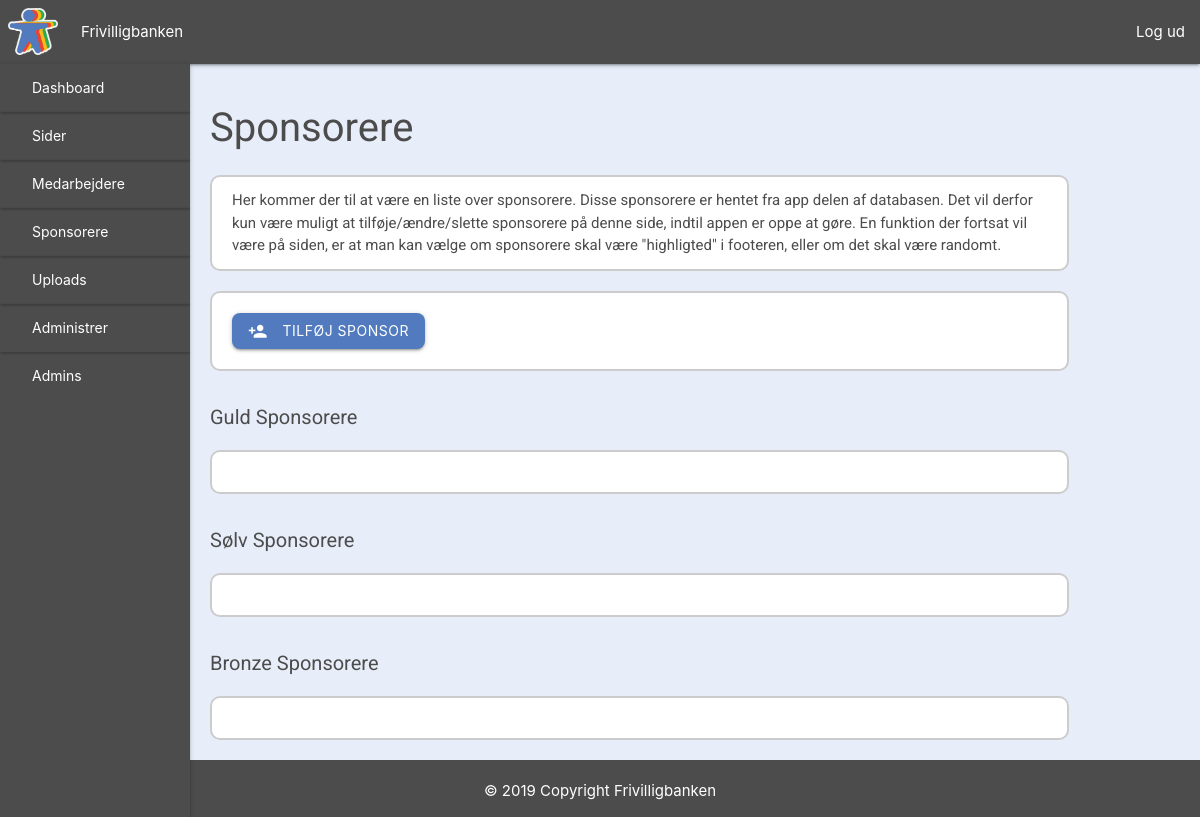
Page /sponsorere (signed in) on the earlier database version.
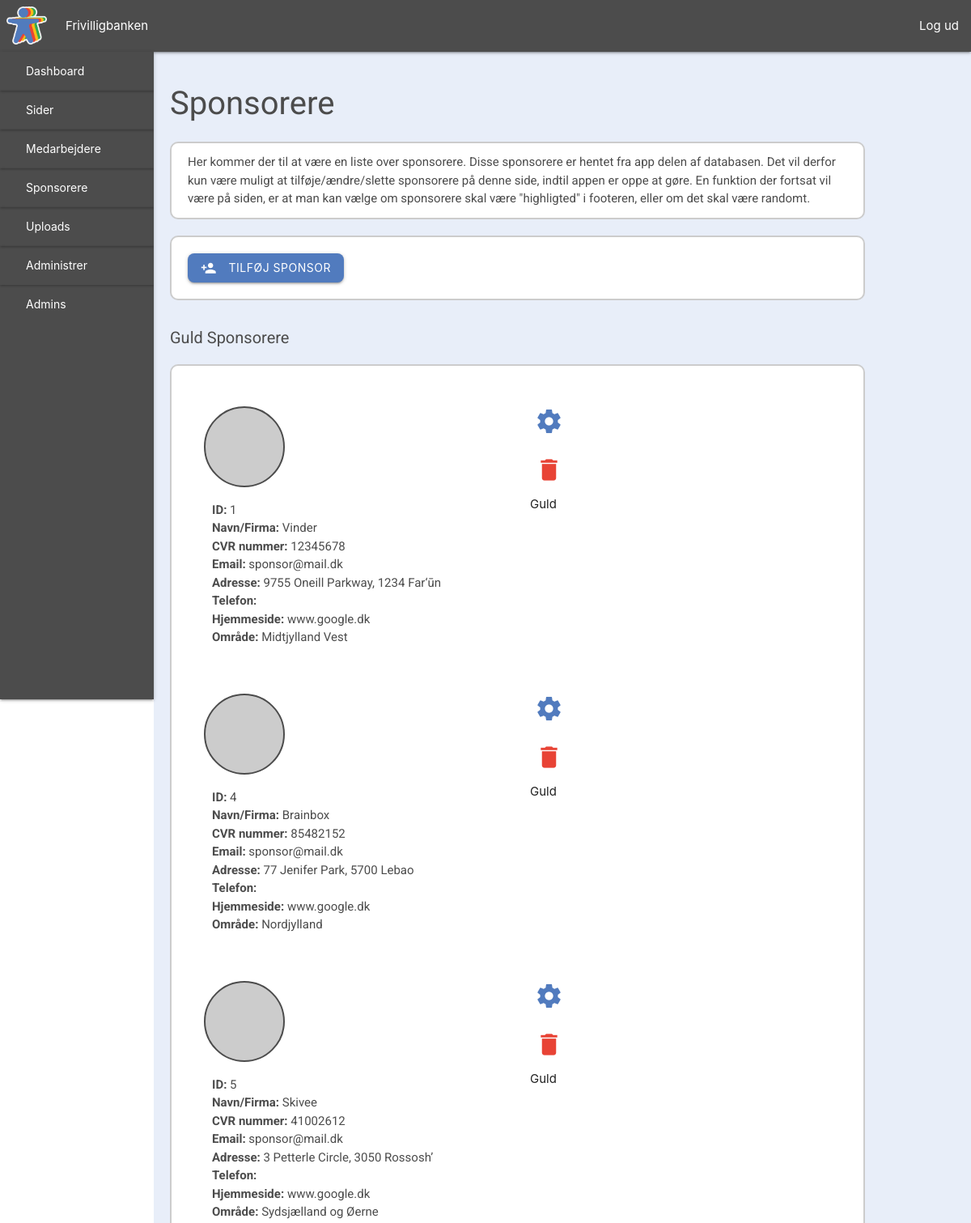
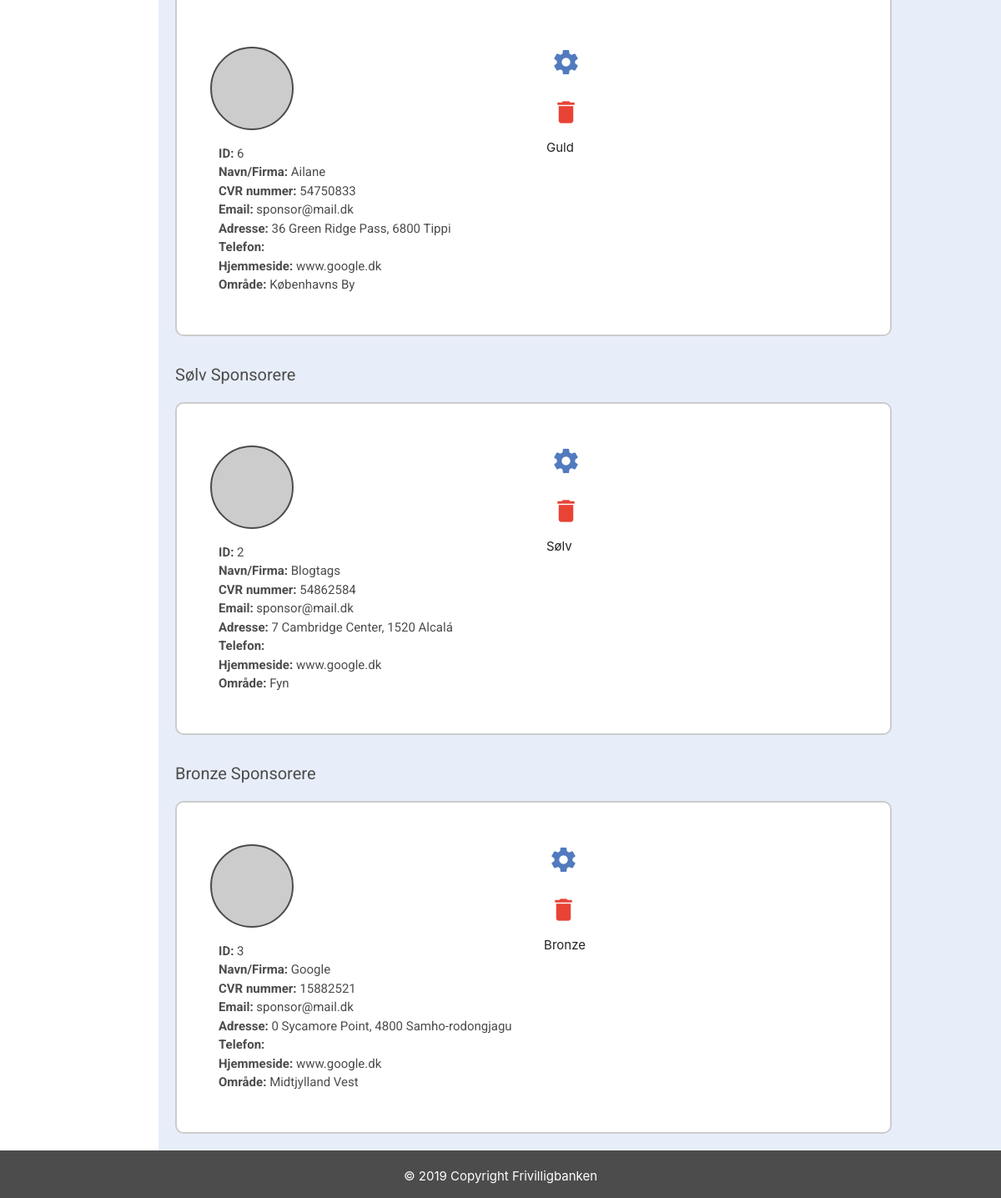
Same page on the later database version (2 pictures, top to bottom).
### tables this page shows
CREATE TABLE sponsor (
    SponsorID INT NOT NULL AUTO_INCREMENT PRIMARY KEY,
    SponsorName VARCHAR(255),
    SponsorCVR INT(8),
    SponsorEmail VARCHAR(255),
    Address VARCHAR(255),
    City VARCHAR(255),
    PostalCode INT(4),
    Phone INT(8),
    Website VARCHAR(255),
    SponsorPic VARCHAR(255),
    Status VARCHAR(50),
    AreaID INT
);

CREATE TABLE area (
    AreaID INT NOT NULL AUTO_INCREMENT PRIMARY KEY,
    AreaName VARCHAR(255)
);

### view/backend/sponsors.php (the view, shortened to what this page needs)
<?php
require_once("view/backend/includes/header.php");
$dbCon = dbCon($user, $pass);
$query = $dbCon->prepare("SELECT SponsorID, SponsorName, SponsorCVR, SponsorEmail, Address, City, PostalCode, Phone, Website, SponsorPic, `Status`, area.AreaName
                                    FROM `sponsor`, area
                                    WHERE area.AreaID = sponsor.AreaID AND Status = 'Guld'");
$query->execute();
$getgoldsponsors = $query->fetchAll();
$dbCon = dbCon($user, $pass);
$query = $dbCon->prepare("SELECT SponsorID, SponsorName, SponsorCVR, SponsorEmail, Address, City, PostalCode, Phone, Website, SponsorPic, `Status`, area.AreaName
                                    FROM `sponsor`, area
                                    WHERE area.AreaID = sponsor.AreaID AND Status = 'Sølv'");
$query->execute();
$getsilversponsors = $query->fetchAll();
$dbCon = dbCon($user, $pass);
$query = $dbCon->prepare("SELECT SponsorID, SponsorName, SponsorCVR, SponsorEmail, Address, City, PostalCode, Phone, Website, SponsorPic, `Status`, area.AreaName
                                    FROM `sponsor`, area
                                    WHERE area.AreaID = sponsor.AreaID AND Status = 'Bronze'");
$query->execute();
$getbronzesponsors = $query->fetchAll();
?>
    <link rel="stylesheet" href="view/backend/css/employees.style.css">
    <link rel="stylesheet" href="view/backend/css/sponsors.style.css">
    <div id="dashboard">
        <?php require_once ("view/backend/includes/sidenav.php")?>
        <div id="dashboard-content">
            <h1>Sponsorere</h1>
            <div id="dashboard-section1">
                <p>
                    Her kommer der til at være en liste over sponsorere.
                    Disse sponsorere er hentet fra app delen af databasen.
                    Det vil derfor kun være muligt at tilføje/ændre/slette sponsorere på denne side, indtil appen er oppe at gøre.
                    En funktion der fortsat vil være på siden, er at man kan vælge om sponsorere skal være "highligted" i footeren, eller om det skal være randomt.
                </p>
            </div>
            <div id="dashboard-section1">
                <a id="add" class="waves-effect waves-light btn" onclick="showForm()"><i class="material-icons left">person_add</i>Tilføj Sponsor</a>
            </div>
            <h2>Guld Sponsorere</h2>
            <div id="dashboard-section1" class="flex-box">
                <?php
                foreach($getgoldsponsors as $sponsor) {
                    ?>
                    <div id="employee-box">
                        <div id="sponsor-info">
                            <div id="employee-pic" style="background-image: url('<?php echo $sponsor['SponsorPic'] ?>')"></div>
                            <div id="employee-info">
                                <p><b>ID:</b> <?php echo $sponsor['SponsorID'] ?></p>
                                <p><b>Navn/Firma:</b> <?php echo $sponsor['SponsorName'] ?></p>
                                <p><b>CVR nummer:</b> <?php echo $sponsor['SponsorCVR'] ?></p>
                                <p><b>Email:</b> <?php echo $sponsor['SponsorEmail'] ?></p>
                                <p><b>Adresse:</b> <?php echo $sponsor['Address'] ?>, <?php echo $sponsor['PostalCode'] ?> <?php echo $sponsor['City'] ?></p>
                                <p><b>Telefon:</b> <?php echo $sponsor['Phone'] ?></p>
                                <p><b>Hjemmeside:</b> <?php echo $sponsor['Website'] ?></p>
                                <p><b>Område:</b> <?php echo $sponsor['AreaName'] ?></p>
                            </div>
                        </div>
                        <div id="buttons">
                            <form method="POST" action="/rediger_sponsor?SponsorID=<?php echo $sponsor['SponsorID'] ?>">
                                <button id="edit"><i class="material-icons">settings</i></button>
                            </form>
                            <form method="POST" action="../../controller/SponsorController.php?action=DeleteSponsor&sponsorID=<?php echo $sponsor['SponsorID'] ?>">
                                <button id="delete" onclick="return confirm('Er du sikker på at du vil slette sponsoren med ID <?php echo $sponsor['SponsorID'] ?>')"><i class="material-icons">delete</i></button>
                            </form>
                            <div id="sponsor-status">
                                <?php echo $sponsor['Status'] ?>
                            </div>
                        </div>
                    </div>
                    <?php
                }
                ?>
            </div>
            <h2>Sølv Sponsorere</h2>
            <div id="dashboard-section1" class="flex-box">
                <?php
                foreach($getsilversponsors as $sponsor) {
                    ?>
                    <div id="employee-box">
                        <div id="sponsor-info">
                            <div id="employee-pic" style="background-image: url('<?php echo $sponsor['SponsorPic'] ?>')"></div>
                            <div id="employee-info">
                                <p><b>ID:</b> <?php echo $sponsor['SponsorID'] ?></p>
                                <p><b>Navn/Firma:</b> <?php echo $sponsor['SponsorName'] ?></p>
                                <p><b>CVR nummer:</b> <?php echo $sponsor['SponsorCVR'] ?></p>
                                <p><b>Email:</b> <?php echo $sponsor['SponsorEmail'] ?></p>
                                <p><b>Adresse:</b> <?php echo $sponsor['Address'] ?>, <?php echo $sponsor['PostalCode'] ?> <?php echo $sponsor['City'] ?></p>
                                <p><b>Telefon:</b> <?php echo $sponsor['Phone'] ?></p>
                                <p><b>Hjemmeside:</b> <?php echo $sponsor['Website'] ?></p>
                                <p><b>Område:</b> <?php echo $sponsor['AreaName'] ?></p>
                            </div>
                        </div>
                        <div id="buttons">
                            <form method="POST" action="/rediger_sponsor?SponsorID=<?php echo $sponsor['SponsorID'] ?>">
                                <button id="edit"><i class="material-icons">settings</i></button>
                            </form>
                            <form method="POST" action="../../controller/SponsorController.php?action=DeleteSponsor&sponsorID=<?php echo $sponsor['SponsorID'] ?>">
                                <button id="delete" onclick="return confirm('Er du sikker på at du vil slette sponsoren med ID <?php echo $sponsor['SponsorID'] ?>')"><i class="material-icons">delete</i></button>
                            </form>
                            <div id="sponsor-status">
                                <?php echo $sponsor['Status'] ?>
                            </div>
                        </div>
                    </div>
                    <?php
                }
                ?>
            </div>
            <h2>Bronze Sponsorere</h2>
            <div id="dashboard-section1" class="flex-box">
                <?php
                foreach($getbronzesponsors as $sponsor) {
                    ?>
                    <div id="employee-box">
                        <div id="sponsor-info">
                            <div id="employee-pic" style="background-image: url('<?php echo $sponsor['SponsorPic'] ?>')"></div>
                            <div id="employee-info">
                                <p><b>ID:</b> <?php echo $sponsor['SponsorID'] ?></p>
                                <p><b>Navn/Firma:</b> <?php echo $sponsor['SponsorName'] ?></p>
                                <p><b>CVR nummer:</b> <?php echo $sponsor['SponsorCVR'] ?></p>
                                <p><b>Email:</b> <?php echo $sponsor['SponsorEmail'] ?></p>
                                <p><b>Adresse:</b> <?php echo $sponsor['Address'] ?>, <?php echo $sponsor['PostalCode'] ?> <?php echo $sponsor['City'] ?></p>
                                <p><b>Telefon:</b> <?php echo $sponsor['Phone'] ?></p>
                                <p><b>Hjemmeside:</b> <?php echo $sponsor['Website'] ?></p>
                                <p><b>Område:</b> <?php echo $sponsor['AreaName'] ?></p>
                            </div>
                        </div>
                        <div id="buttons">
                            <form method="POST" action="/rediger_sponsor?SponsorID=<?php echo $sponsor['SponsorID'] ?>">
                                <button id="edit"><i class="material-icons">settings</i></button>
                            </form>
                            <form method="POST" action="../../controller/SponsorController.php?action=DeleteSponsor&sponsorID=<?php echo $sponsor['SponsorID'] ?>">
                                <button id="delete" onclick="return confirm('Er du sikker på at du vil slette sponsoren med ID <?php echo $sponsor['SponsorID'] ?>')"><i class="material-icons">delete</i></button>
                            </form>
                            <div id="sponsor-status">
                                <?php echo $sponsor['Status'] ?>
                            </div>
                        </div>
                    </div>
                    <?php
                }
                ?>
            </div>
        </div>
    </div>
<?php require_once("view/backend/includes/footer.php"); ?>

### index.php (shortened to what this page needs)
<?php
$request = $_SERVER['REQUEST_URI'];
class Router{
    private $request;
    public function __construct($request){
        $this->request = $request;
    }
    public function get($route, $file){
        $uri = trim( $this->request, "/" );
        $uri = explode("/", $uri);
        if($uri[0] == trim($route, "/")){
            require $file . '.php';
        }
    }
}
$router = new Router($request);
$router->get('/', 'view/frontend/index');
$router->get('', 'view/frontend/index');
$router->get('om', 'view/frontend/about');
$router->get('for_foreninger', 'view/frontend/forUnions');
$router->get('for_sponsorer', 'view/frontend/forSponsors');
$router->get('for_frivillige', 'view/frontend/forVolunteers');
$router->get('sponsorer', 'view/frontend/sponsors');
$router->get('kontakt', 'view/frontend/contact');
$router->get('login&opret', 'view/frontend/comingSoon');
$router->get('adminLogin', 'view/backend/login');
$router->get('adminLogOut', 'view/backend/includes/logout');
$router->get('admin', 'view/backend/index');
$router->get('dashboard', 'view/backend/index');
$router->get('side&forside', 'view/backend/page_frontpage');
$router->get('side&for_sponsorere', 'view/backend/page_sponsors');
$router->get('side&for_foreninger', 'view/backend/page_unions');
$router->get('side&for_frivillige', 'view/backend/page_volunteers');
$router->get('side&om', 'view/backend/page_about');
$router->get('side&sponsorere', 'view/backend/page_sponsorList');
$router->get('side&kontakt', 'view/backend/page_contact');
$router->get('medarbejdere', 'view/backend/employees');
$router->get('sponsorere', 'view/backend/sponsors');
?>

### view/backend/includes/header.php (shortened to what this page needs)
<!DOCTYPE html>
<html>
<head>
    <link rel="stylesheet" href="https://cdnjs.cloudflare.com/ajax/libs/materialize/1.0.0/css/materialize.min.css">
    <link rel="stylesheet" href="/view/backend/css/header.style.css">
    <link rel="stylesheet" href="/view/backend/css/index.style.css">
    <link rel="stylesheet" href="/view/backend/css/footer.style.css">
</head>
<body>
<header>
    <?php require_once("view/backend/includes/nav.php"); ?>
</header>
<div id="body-content">

### view/backend/includes/nav.php
<nav>
    <div class="nav-wrapper">
        <div id="logo-box">
            <a href="/dashboard"><img src="../../../images/logo/logoIconOutline.png" alt=""></a>
        </div>
        <ul id="nav-items">
            <li><a href="/dashboard">Frivilligbanken</a></li>
        </ul>
        <ul id="nav-right">
            <li><a href="/adminLogOut">Log ud</a></li>
        </ul>
    </div>
</nav>

### view/backend/includes/sidenav.php (shortened to what this page needs)
<ul id="sidenav-1" class="sidenav sidenav-fixed">
    <li><a href="/dashboard">Dashboard</a></li>
    <li><a class="dropdown-button" data-target="dropdown2">Sider</a></li>
    <li><a href="/medarbejdere">Medarbejdere</a></li>
    <li><a href="/sponsorere">Sponsorere</a></li>
    <li><a href="/uploads">Uploads</a></li>
    <?php
     if($_SESSION['admin_id'] == 1) {
         ?>
         <li><a href="/rediger_admins">Administrer Admins</a></li>
        <?php
     }
    ?>
</ul>

### view/backend/includes/footer.php (shortened to what this page needs)
</div>
<footer class="page-footer">
    © 2019 Copyright Frivilligbanken
</footer>
</body>
</html>

### view/backend/css/header.style.css (style rules this page uses)
h1, h2, h3, h4, p { color: #4C4C4C; font-family: 'Roboto', sans-serif; }
nav { position: fixed; z-index: 5; }
.nav-wrapper { display: flex; flex-wrap: wrap; background-color: #4C4C4C; z-index: 5; }
#logo-box { width: 50px; margin: 8px }
#logo-box img { width: 100%; }
#sidenav-1 { width: 190px; height: 100vh; background-color: #4C4C4C; z-index: 15; position: fixed; top: 64px; }
#sidenav-1 li a { color: white; font-weight: normal; }
#sidenav-1 li { box-shadow: 0 1px 3px rgba(0,0,0,0.3); }
#nav-right { margin-right: 0; margin-left: auto; }
.dropdown-button { cursor: pointer; }

### view/backend/css/index.style.css (style rules this page uses)
#dashboard { display: flex; }
#dashboard-content { height: 100%; width: 90%; background-color: #E8EEF9; margin: 64px 0 0 190px; }
#dashboard-content h1 { font-size: 40px; margin-left: 20px; }
#dashboard-content h2 { font-size: 20px; margin-left: 20px; }
#dashboard-section1 { width: 85%; background-color: white; margin: 20px; padding: 20px; border-radius: 10px; border: 2px solid rgba(0,0,0,0.2) }
#dashboard-section1 p { margin: -8px 0; }

### view/backend/css/footer.style.css (style rules this page uses)
.page-footer { background-color: #4C4C4C; text-align: center; padding-bottom: 15px; }

### view/backend/css/employees.style.css (style rules this page uses)
#add { position: relative; color: white; background-color: #517BBE; border-radius: 8px; text-transform: uppercase; cursor: pointer; }
.flex-box { display: flex; flex-wrap: wrap; }
#employee-box { position: relative; display: flex; flex-wrap: wrap; padding: 20px; width: 500px; }
#employee-pic { height: 100px; width: 100px; border-radius: 50px; background-color: white; border: 2px solid #4C4C4C; margin: 10px 0; background-size: cover; background-repeat: no-repeat; background-position: center; }
#employee-info { margin: 25px 0 0 10px; }
#employee-info p { margin-bottom: 8px; }
#buttons { margin-left: auto; margin-right: 10px; }
#buttons button { background-color: rgba(0,0,0,0); border: none; cursor: pointer; margin: 10px 0; }
#buttons i { font-size: 35px; }
#edit { color: #517BBE; }
#delete { color: #E84335; }

### view/backend/css/sponsors.style.css (style rules this page uses)
#sponsor-info { display: block; }

Differences in the rows shown:
now on this page (row edited): sponsor: SponsorID "1", SponsorName "Vinder", SponsorCVR "12345678", SponsorEmail "sponsor@mail.dk", Address "9755 Oneill Parkway", PostalCode "1234", City "Far‘ūn", Website "www.google.dk", AreaID.AreaName "Midtjylland Vest", Status "Guld", shown under "Guld Sponsorere"
now on this page (row edited): sponsor: SponsorID "4", SponsorName "Brainbox", SponsorCVR "85482152", SponsorEmail "sponsor@mail.dk", Address "77 Jenifer Park", PostalCode "5700", City "Lebao", Website "www.google.dk", AreaID.AreaName "Nordjylland", Status "Guld", shown under "Guld Sponsorere"
now on this page (row edited): sponsor: SponsorID "5", SponsorName "Skivee", SponsorCVR "41002612", SponsorEmail "sponsor@mail.dk", Address "3 Petterle Circle", PostalCode "3050", City "Rossosh’", Website "www.google.dk", AreaID.AreaName "Sydsjælland og Øerne", Status "Guld", shown under "Guld Sponsorere"
now on this page (row edited): sponsor: SponsorID "6", SponsorName "Ailane", SponsorCVR "54750833", SponsorEmail "sponsor@mail.dk", Address "36 Green Ridge Pass", PostalCode "6800", City "Tippi", Website "www.google.dk", AreaID.AreaName "Københavns By", Status "Guld", shown under "Guld Sponsorere"
now on this page (row edited): sponsor: SponsorID "2", SponsorName "Blogtags", SponsorCVR "54862584", SponsorEmail "sponsor@mail.dk", Address "7 Cambridge Center", PostalCode "1520", City "Alcalá", Website "www.google.dk", AreaID.AreaName "Fyn", Status "Sølv", shown under "Sølv Sponsorere"
now on this page (row edited): sponsor: SponsorID "3", SponsorName "Google", SponsorCVR "15882521", SponsorEmail "sponsor@mail.dk", Address "0 Sycamore Point", PostalCode "4800", City "Samho-rodongjagu", Website "www.google.dk", AreaID.AreaName "Midtjylland Vest", Status "Bronze", shown under "Bronze Sponsorere"
